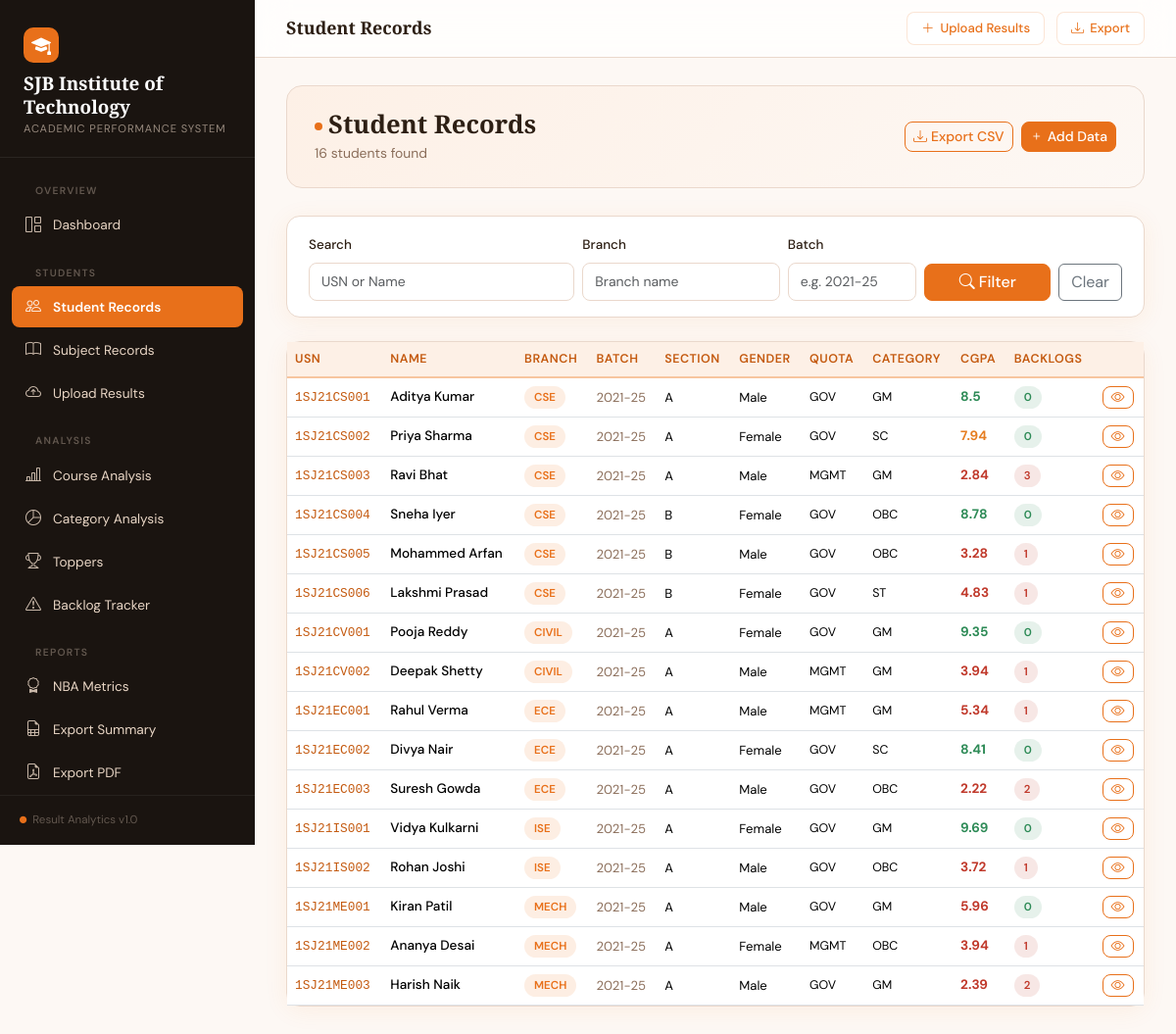
/analytics/students/, run on the app's committed database.
### analytics/models.py (models this page shows, shortened)
class Student(models.Model):
    GENDER_CHOICES = [('M', 'Male'), ('F', 'Female'), ('O', 'Other')]
    ADMISSION_QUOTA_CHOICES = [
        ('MGMT', 'Management'), ('GOV', 'Government'), ('NRI', 'NRI'), ('SNQ', 'SNQ'), ('OTHER', 'Other')
    ]
    ADMISSION_TYPE_CHOICES = [
        ('LATERAL', 'Lateral Entry'), ('REGULAR', 'Regular'), ('OTHER', 'Other')
    ]
    usn = models.CharField(max_length=20, unique=True, verbose_name='USN')
    name = models.CharField(max_length=100, verbose_name='Student Name')
    branch = models.CharField(max_length=100, verbose_name='Branch')
    batch = models.CharField(max_length=20, verbose_name='Batch')
    section = models.CharField(max_length=10, verbose_name='Section', blank=True, null=True)
    gender = models.CharField(max_length=1, choices=GENDER_CHOICES, blank=True, null=True)
    admission_quota = models.CharField(max_length=20, choices=ADMISSION_QUOTA_CHOICES, blank=True, null=True)
    admission_type = models.CharField(max_length=20, choices=ADMISSION_TYPE_CHOICES, blank=True, null=True)
    actual_category = models.CharField(max_length=50, blank=True, null=True)
    seat_category_claimed = models.CharField(max_length=50, blank=True, null=True)
    seat_category_alloted = models.CharField(max_length=50, blank=True, null=True)
    domicile_state = models.CharField(max_length=100, blank=True, null=True)
    domicile_place = models.CharField(max_length=100, blank=True, null=True)
    cet_rank = models.CharField(max_length=20, blank=True, null=True, verbose_name='CET/COMEDK/DCET Rank')
    achievements = models.TextField(blank=True, null=True)
    created_at = models.DateTimeField(auto_now_add=True)
    def get_cgpa(self):
        results = self.semesterresult_set.all()
        if not results:
            return 0.0
        total_credits = sum(r.total_credits for r in results if r.total_credits)
        weighted_sum = sum(r.sgpa * r.total_credits for r in results if r.total_credits and r.sgpa)
        return round(weighted_sum / total_credits, 2) if total_credits else 0.0
    def backlog_count(self):
        return self.result_set.filter(pass_fail='F').count()
    class Meta:
        ordering = ['usn']

### analytics/views.py (the view)
# urls.py: path('students/',            views.student_list,       name='student_list'),
def student_list(request):
    form = StudentFilterForm(request.GET)
    students = Student.objects.all()
    q = request.GET.get('q', '').strip()
    branch = request.GET.get('branch', '').strip()
    batch = request.GET.get('batch', '').strip()
    if q:
        students = students.filter(Q(usn__icontains=q) | Q(name__icontains=q))
    if branch:
        students = students.filter(branch__icontains=branch)
    if batch:
        students = students.filter(batch__icontains=batch)
    for s in students:
        s.cgpa = s.get_cgpa()
        s.backlog_cnt = s.backlog_count()
    branches = Student.objects.values_list('branch', flat=True).distinct().order_by('branch')
    batches = Student.objects.values_list('batch', flat=True).distinct().order_by('batch')
    return render(request, 'analytics/student_list.html', {
        'students': students,
        'form': form,
        'branches': branches,
        'batches': batches,
        'total': students.count(),
    })

### analytics/forms.py
class StudentFilterForm(forms.Form):
    q = forms.CharField(
        required=False,
        widget=forms.TextInput(attrs={'class': 'form-control', 'placeholder': 'Search by USN or Name'})
    )
    branch = forms.CharField(
        required=False,
        widget=forms.TextInput(attrs={'class': 'form-control', 'placeholder': 'Branch'})
    )
    batch = forms.CharField(
        required=False,
        widget=forms.TextInput(attrs={'class': 'form-control', 'placeholder': 'Batch'})
    )
    semester = forms.ChoiceField(
        required=False,
        choices=[('', 'All')] + [(i, f'Sem {i}') for i in range(1, 9)],
        widget=forms.Select(attrs={'class': 'form-select'})
    )

### templates/analytics/student_list.html (shortened to what this page needs)
{% extends "base.html" %}
{% block page_title %}Student Records{% endblock %}
{% block content %}
<div class="page-header d-flex align-items-center justify-content-between flex-wrap gap-2">
  <div>
    <h1><span class="dot-accent"></span>Student Records</h1>
    <p class="section-sub mb-0 mt-1">{{ total }} student{{ total|pluralize }} found</p>
  </div>
  <div class="d-flex gap-2">
    <a href="{% url 'export_students' %}" class="btn btn-outline-primary btn-sm"><i class="bi bi-download me-1"></i>Export CSV</a>
    <a href="{% url 'upload_results' %}" class="btn btn-primary btn-sm"><i class="bi bi-plus me-1"></i>Add Data</a>
  </div>
</div>
<div class="card mb-4">
  <div class="card-body py-3">
    <form method="get" class="row g-2 align-items-end">
      <div class="col-md-4">
        <label class="form-label">Search</label>
        <input type="text" name="q" value="{{ request.GET.q }}" class="form-control" placeholder="USN or Name">
      </div>
      <div class="col-md-3">
        <label class="form-label">Branch</label>
        <input type="text" name="branch" value="{{ request.GET.branch }}" class="form-control" placeholder="Branch name">
      </div>
      <div class="col-md-2">
        <label class="form-label">Batch</label>
        <input type="text" name="batch" value="{{ request.GET.batch }}" class="form-control" placeholder="e.g. 2021-25">
      </div>
      <div class="col-md-3 d-flex gap-2">
        <button type="submit" class="btn btn-primary flex-fill">
          <i class="bi bi-search me-1"></i>Filter
        </button>
        <a href="{% url 'student_list' %}" class="btn btn-outline-secondary">Clear</a>
      </div>
    </form>
  </div>
</div>
<div class="card">
  <div class="card-body p-0">
    {% if students %}
    <div class="table-responsive">
      <table class="table mb-0">
        <thead>
          <tr>
            <th>USN</th>
            <th>Name</th>
            <th>Branch</th>
            <th>Batch</th>
            <th>Section</th>
            <th>Gender</th>
            <th>Quota</th>
            <th>Category</th>
            <th>CGPA</th>
            <th>Backlogs</th>
            <th></th>
          </tr>
        </thead>
        <tbody>
          {% for s in students %}
          <tr>
            <td><code style="font-size:.8rem; color:var(--primary-dark);">{{ s.usn }}</code></td>
            <td style="font-weight:500;">{{ s.name }}</td>
            <td><span class="badge-orange">{{ s.branch }}</span></td>
            <td style="font-size:.82rem; color:var(--text-muted);">{{ s.batch }}</td>
            <td style="font-size:.82rem;">{{ s.section|default:"-" }}</td>
            <td style="font-size:.82rem;">{{ s.get_gender_display|default:"-" }}</td>
            <td style="font-size:.78rem;">{{ s.admission_quota|default:"-" }}</td>
            <td style="font-size:.78rem;">{{ s.actual_category|default:"-" }}</td>
            <td>
              <strong style="color:{% if s.cgpa >= 8 %}var(--success){% elif s.cgpa >= 6 %}var(--warning){% else %}var(--danger){% endif %}">
                {{ s.cgpa }}
              </strong>
            </td>
            <td>
              {% if s.backlog_cnt > 0 %}
                <span class="badge-fail">{{ s.backlog_cnt }}</span>
              {% else %}
                <span class="badge-pass">0</span>
              {% endif %}
            </td>
            <td>
              <a href="{% url 'student_profile' s.usn %}" class="btn btn-sm btn-outline-primary py-0 px-2">
                <i class="bi bi-eye"></i>
              </a>
            </td>
          </tr>
          {% endfor %}
        </tbody>
      </table>
    </div>
    {% else %}
    <div class="text-center py-5 text-muted">
      <i class="bi bi-people fs-1 d-block mb-3 opacity-30"></i>
      <p>No students found.<br>
      <a href="{% url 'upload_results' %}">Upload results to add students →</a></p>
    </div>
    {% endif %}
  </div>
</div>
{% endblock %}

### templates/base.html (shortened to what this page needs)
<!DOCTYPE html>
<html lang="en">
<head>
  <link href="https://cdn.jsdelivr.net/npm/bootstrap@5.3.2/dist/css/bootstrap.min.css" rel="stylesheet">
  <link href="https://cdn.jsdelivr.net/npm/bootstrap-icons@1.11.3/font/bootstrap-icons.min.css" rel="stylesheet">
</head>
<body>
<nav id="sidebar">
  <div class="brand">
    <div class="brand-icon">
      <i class="bi bi-mortarboard-fill text-white fs-5"></i>
    </div>
    <div class="brand-title">SJB Institute of Technology</div>
    <div class="brand-sub">Academic Performance System</div>
  </div>
  <nav class="sidebar-nav mt-2">
    <div class="sidebar-section-label">Overview</div>
    <a href="{% url 'dashboard' %}" class="{% if request.resolver_match.url_name == 'dashboard' %}active{% endif %}">
      <i class="bi bi-grid-1x2"></i> Dashboard
    </a>
    <div class="sidebar-section-label">Students</div>
    <a href="{% url 'student_list' %}" class="{% if 'student' in request.resolver_match.url_name %}active{% endif %}">
      <i class="bi bi-people"></i> Student Records
    </a>
    <a href="{% url 'subject_list' %}" class="{% if 'subject' in request.resolver_match.url_name %}active{% endif %}">
      <i class="bi bi-book"></i> Subject Records
    </a>
    <a href="{% url 'upload_results' %}" class="{% if request.resolver_match.url_name == 'upload_results' %}active{% endif %}">
      <i class="bi bi-cloud-arrow-up"></i> Upload Results
    </a>
    <div class="sidebar-section-label">Analysis</div>
    <a href="{% url 'course_analysis' %}" class="{% if request.resolver_match.url_name == 'course_analysis' %}active{% endif %}">
      <i class="bi bi-bar-chart-line"></i> Course Analysis
    </a>
    <a href="{% url 'category_analysis' %}" class="{% if request.resolver_match.url_name == 'category_analysis' %}active{% endif %}">
      <i class="bi bi-pie-chart"></i> Category Analysis
    </a>
    <a href="{% url 'toppers' %}" class="{% if request.resolver_match.url_name == 'toppers' %}active{% endif %}">
  <i class="bi bi-trophy"></i> Toppers
</a>
    <a href="{% url 'backlog_view' %}" class="{% if request.resolver_match.url_name == 'backlog_view' %}active{% endif %}">
      <i class="bi bi-exclamation-triangle"></i> Backlog Tracker
    </a>
    <div class="sidebar-section-label">Reports</div>
    <a href="{% url 'nba_report' %}" class="{% if request.resolver_match.url_name == 'nba_report' %}active{% endif %}">
      <i class="bi bi-award"></i> NBA Metrics
    </a>
    <a href="{% url 'export_summary' %}">
      <i class="bi bi-file-earmark-spreadsheet"></i> Export Summary
    </a>
    <a href="{% url 'export_pdf' %}">
      <i class="bi bi-file-earmark-pdf"></i> Export PDF
    </a>
  </nav>
  <div class="sidebar-footer">
    <i class="bi bi-circle-fill" style="color:var(--primary); font-size:.45rem; vertical-align:middle;"></i>
    &nbsp;Result Analytics v1.0
  </div>
</nav>
<div id="main-wrapper">
  <div class="topbar">
    <div class="d-flex align-items-center gap-3">
      <span class="topbar-title">{% block page_title %}Dashboard{% endblock %}</span>
    </div>
    <div class="topbar-actions">
      <a href="{% url 'upload_results' %}" class="btn-topbar">
        <i class="bi bi-plus-lg"></i> Upload Results
      </a>
      <a href="{% url 'export_summary' %}" class="btn-topbar">
        <i class="bi bi-download"></i> Export
      </a>
    </div>
  </div>
  <div class="page-content">
    {% block content %}{% endblock %}
  </div>
</div>
</body>
</html>

### data on the page
Student: usn "1SJ21CS001", name "Aditya Kumar", branch "CSE", batch "2021-25", section "A", gender "Male", admission_quota "GOV", actual_category "GM", cgpa "8.5"
Student: usn "1SJ21CS002", name "Priya Sharma", branch "CSE", batch "2021-25", section "A", gender "Female", admission_quota "GOV", actual_category "SC", cgpa "7.94"
Student: usn "1SJ21CS003", name "Ravi Bhat", branch "CSE", batch "2021-25", section "A", gender "Male", admission_quota "MGMT", actual_category "GM", cgpa "2.84", backlog_cnt "3"
Student: usn "1SJ21CS004", name "Sneha Iyer", branch "CSE", batch "2021-25", section "B", gender "Female", admission_quota "GOV", actual_category "OBC", cgpa "8.78"
Student: usn "1SJ21CS005", name "Mohammed Arfan", branch "CSE", batch "2021-25", section "B", gender "Male", admission_quota "GOV", actual_category "OBC", cgpa "3.28", backlog_cnt "1"
Student: usn "1SJ21CS006", name "Lakshmi Prasad", branch "CSE", batch "2021-25", section "B", gender "Female", admission_quota "GOV", actual_category "ST", cgpa "4.83", backlog_cnt "1"
Student: usn "1SJ21CV001", name "Pooja Reddy", branch "CIVIL", batch "2021-25", section "A", gender "Female", admission_quota "GOV", actual_category "GM", cgpa "9.35"
Student: usn "1SJ21CV002", name "Deepak Shetty", branch "CIVIL", batch "2021-25", section "A", gender "Male", admission_quota "MGMT", actual_category "GM", cgpa "3.94", backlog_cnt "1"
Student: usn "1SJ21EC001", name "Rahul Verma", branch "ECE", batch "2021-25", section "A", gender "Male", admission_quota "MGMT", actual_category "GM", cgpa "5.34", backlog_cnt "1"
Student: usn "1SJ21EC002", name "Divya Nair", branch "ECE", batch "2021-25", section "A", gender "Female", admission_quota "GOV", actual_category "SC", cgpa "8.41"
Student: usn "1SJ21EC003", name "Suresh Gowda", branch "ECE", batch "2021-25", section "A", gender "Male", admission_quota "GOV", actual_category "OBC", cgpa "2.22", backlog_cnt "2"
Student: usn "1SJ21IS001", name "Vidya Kulkarni", branch "ISE", batch "2021-25", section "A", gender "Female", admission_quota "GOV", actual_category "GM", cgpa "9.69"
Student: usn "1SJ21IS002", name "Rohan Joshi", branch "ISE", batch "2021-25", section "A", gender "Male", admission_quota "GOV", actual_category "OBC", cgpa "3.72", backlog_cnt "1"
Student: usn "1SJ21ME001", name "Kiran Patil", branch "MECH", batch "2021-25", section "A", gender "Male", admission_quota "GOV", actual_category "GM", cgpa "5.96"
Student: usn "1SJ21ME002", name "Ananya Desai", branch "MECH", batch "2021-25", section "A", gender "Female", admission_quota "MGMT", actual_category "OBC", cgpa "3.94", backlog_cnt "1"
Student: usn "1SJ21ME003", name "Harish Naik", branch "MECH", batch "2021-25", section "A", gender "Male", admission_quota "GOV", actual_category "GM", cgpa "2.39", backlog_cnt "2"

### other printed values
{{ total }} "16"
